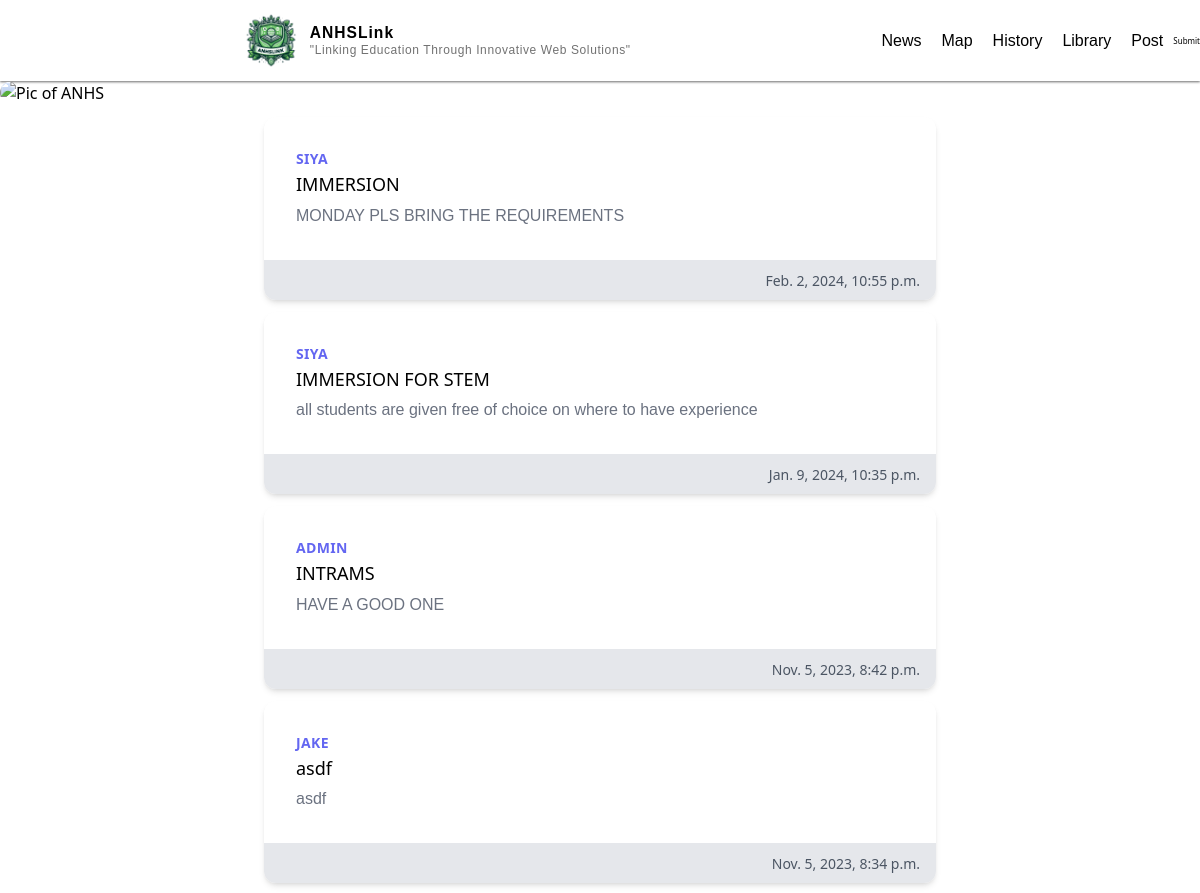
The app's page / (signed in, upper part), older data.
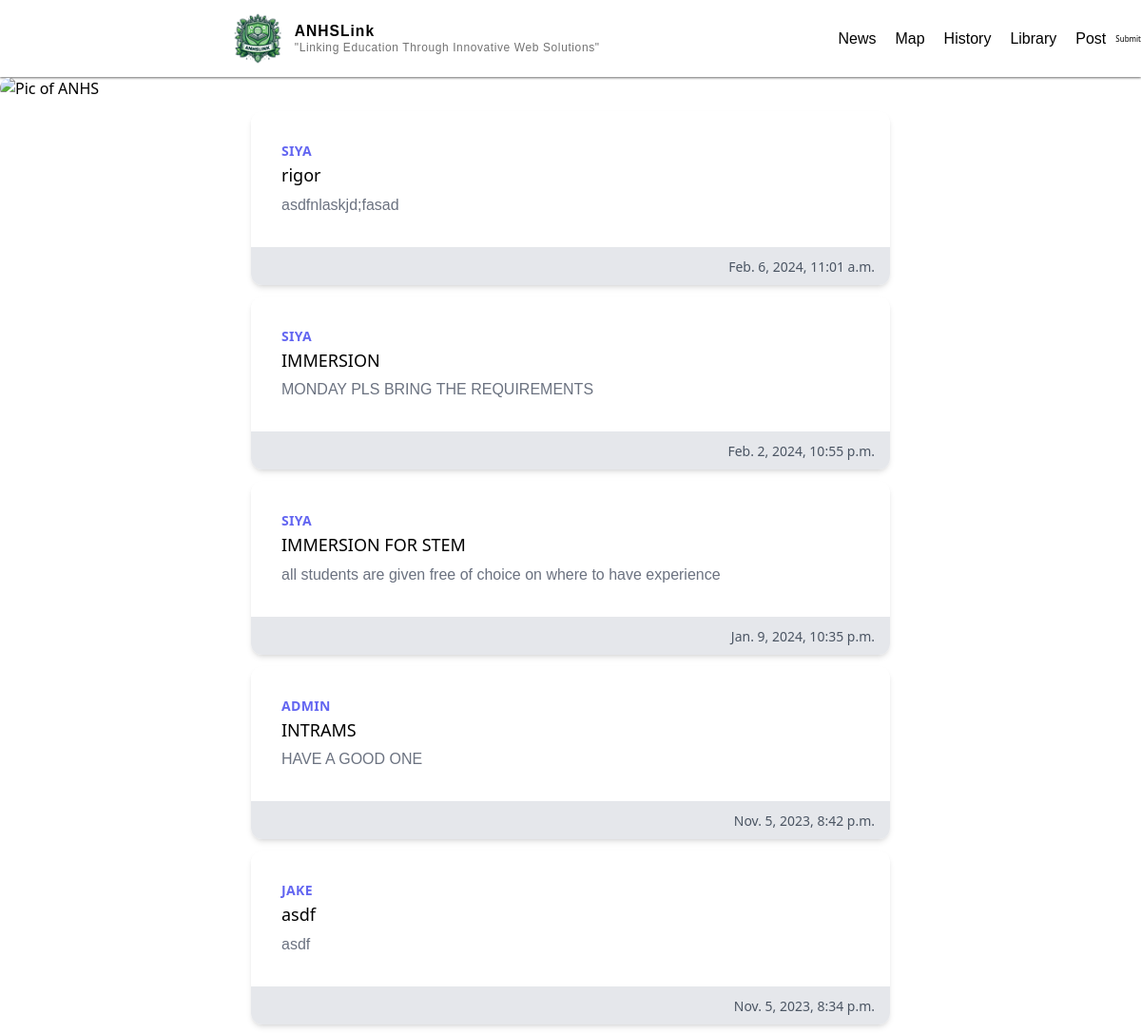
The same page, newer data.
### main/models.py (models this page shows, shortened)
class Post(models.Model):
    author = models.ForeignKey(User, on_delete=models.CASCADE)
    title = models.CharField (max_length=200)
    description = models.TextField()
    created_at = models.DateTimeField(auto_now_add=True)
    updated_at = models.DateTimeField(auto_now=True)

### main/views.py (the view)
# urls.py: path("", views.home, name="home"),
def home (request):
    posts = Post.objects.all().order_by('-created_at')
    if not request.user.is_authenticated:
        return HttpResponseRedirect(reverse("anhs"))
    return render(request,"main/home.html", {"posts":posts})

### main/templates/main/home.html (shortened to what this page needs)
{% extends "main/base.html" %}
{% load static %}
{% block body %}
<div class="image_container">
    <img class="picture rounded-full" src="{% static 'pictures/News_sign.png' %}" alt="Pic of ANHS" width="100%">
</div>
{% for post in posts %}
<div class="max-w-md mx-auto bg-white rounded-xl shadow-md overflow-hidden md:max-w-2xl m-3">
  <div class="md:flex">
    <div class="p-8">
      <div class="uppercase tracking-wide text-sm text-indigo-500 font-semibold">{{post.author.username}}</div>
      <a href="#" class="block mt-1 text-lg leading-tight font-medium text-black hover:underline">{{post.title}}</a>
      <p class="mt-2 text-gray-500">{{post.description}}</p>
    </div>
  </div>
  <div class="px-4 py-2 bg-gray-200 text-right">
    <span class="text-sm text-gray-600">{{post.created_at}}</span>
  </div>
</div>
{% empty %}
<p class="m-3 text-center text-gray-500">No posts</p>
{% endfor %}
{% endblock %}

Row changes from the older to the newer data that the page shows:
added Post: author.username "SIYA", title "rigor", description "asdfnlaskjd;fasad", created_at "Feb. 6, 2024, 11:01 a.m."
